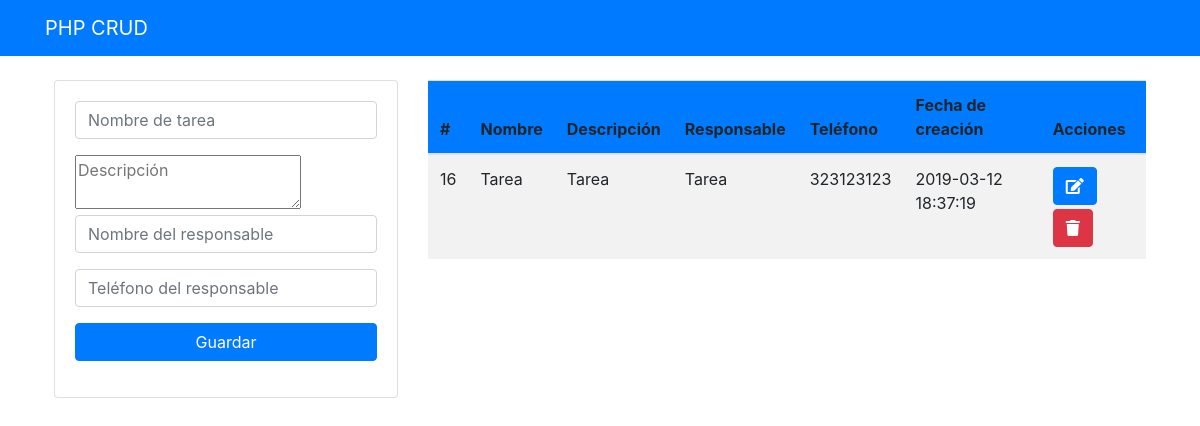
The page / on the database its author committed.
### tables this page shows
CREATE TABLE `tareas` (
  `id` int(11) NOT NULL,
  `Nombre` varchar(255) NOT NULL,
  `Descripcion` text NOT NULL,
  `responsable` varchar(255) NOT NULL,
  `fechacreacion` timestamp NOT NULL DEFAULT CURRENT_TIMESTAMP,
  `telefono` varchar(11) NOT NULL
);

### index.php (the view, shortened to what this page needs)
<?php include("db.php")
?>
<?php include("includes/header.php")?>
<div class="container p-4">
<div class="row">
<div class="col-md-4 mb-3">
<div class="card card-body">
<form action="guardar.php" method="POST">
<div class="form-group">
<input type="text" name="nombre" class="form-control" placeholder="Nombre de tarea" autofocus>
</div>
<div class="form-grou">
<textarea name="descripcion" rows="2" class="from-control" placeholder="Descripción"></textarea>
</div>
<div class="form-group">
<input type="text" name="responsable" class="form-control" placeholder="Nombre del responsable">
</div>
<div class="form-group">
<input type="number" name="telefono" class="form-control" placeholder="Teléfono del responsable">
</div>
<input type="submit" class="btn btn-primary btn-block mb-3" name="guardar" value="Guardar">
</form>
</div>
</div>
<div class="col-md-8">
<table class="table table-striped">
<thead>
<tr class="bg-primary">
<th scope="col">#</th>
<th scope="col">Nombre</th>
<th scope="col">Descripción</th>
<th scope="col">Responsable</th>
<th scope="col">Teléfono</th>
<th scope="col">Fecha de creación</th>
<th scope="col">Acciones</th>
</tr>
<tbody>
<?php
$query = "SELECT * FROM tareas";
$result_tarea = mysqli_query($conn, $query);
while($row = mysqli_fetch_array($result_tarea)){ ?>
<tr>
<td><?php echo $row['id']?></td>
<td><?php echo $row['Nombre']?></td>
<td><?php echo $row['Descripcion']?></td>
<td><?php echo $row['responsable']?></td>
<td><?php echo $row['telefono']?></td>
<td><?php echo $row['fechacreacion']?></td>
<td>
<a href="editar.php?id=<?php echo $row['id']?>" class="btn btn-primary mb-1"><i class="fas fa-edit"></i></a>
<a href="eliminar.php?id=<?php echo $row['id']?>" class="btn btn-danger"><i class="fas fa-trash"></i></a>
</td>
</tr>
<?php } ?>
</tbody>
</thead>
</table>
</div>
</div>
</div>
<?php include("includes/footer.php")?>

### includes/header.php (shortened to what this page needs)
<!DOCTYPE html>
<html lang="en">
<head>
    <link rel="stylesheet" href="https://stackpath.bootstrapcdn.com/bootstrap/4.3.1/css/bootstrap.min.css">
    <link rel="stylesheet" href="https://use.fontawesome.com/releases/v5.7.2/css/all.css">
</head>
<body>
<nav class="navbar navbar-dark bg-primary">
<div class="container">
<a href="index.php" class="navbar-brand">PHP CRUD</a>
</div>
</nav>

### includes/footer.php (shortened to what this page needs)
</body>
</html>

### rows shown on the page
tareas: id "16", Nombre "Tarea", Descripcion "Tarea", responsable "Tarea", telefono "323123123", fechacreacion "2019-03-12 18:37:19"
